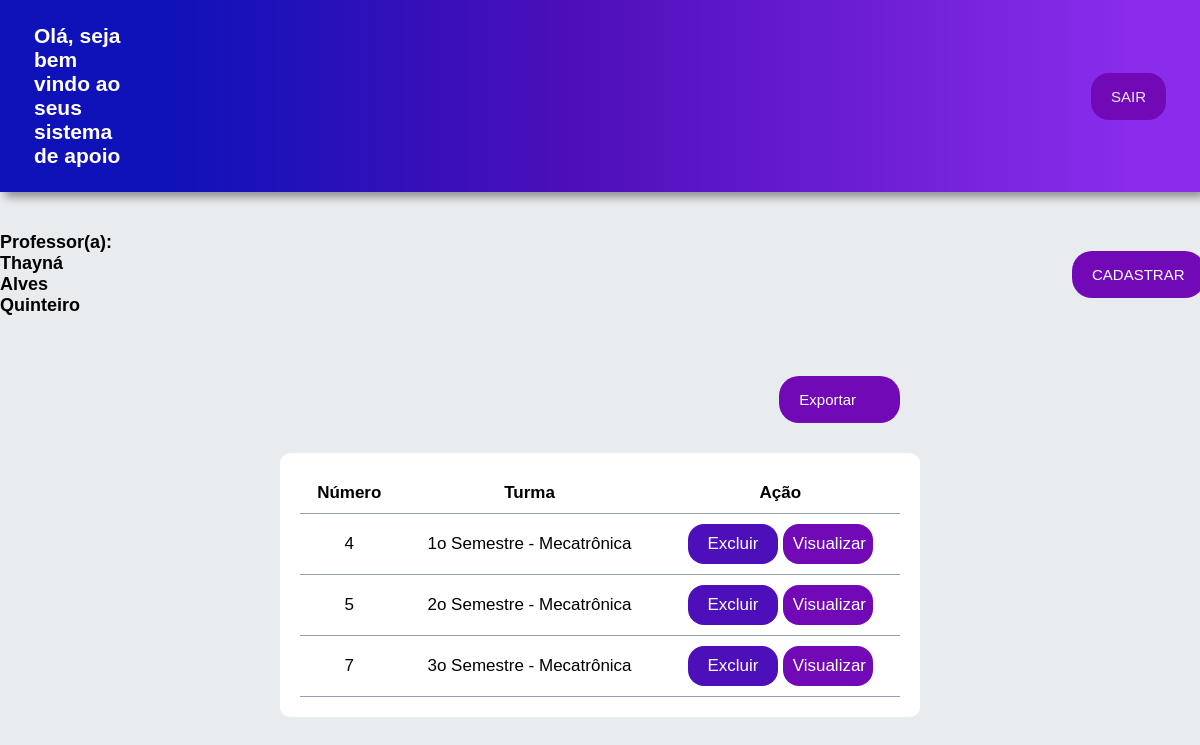
Page /lista_turma/4 on the earlier database version.
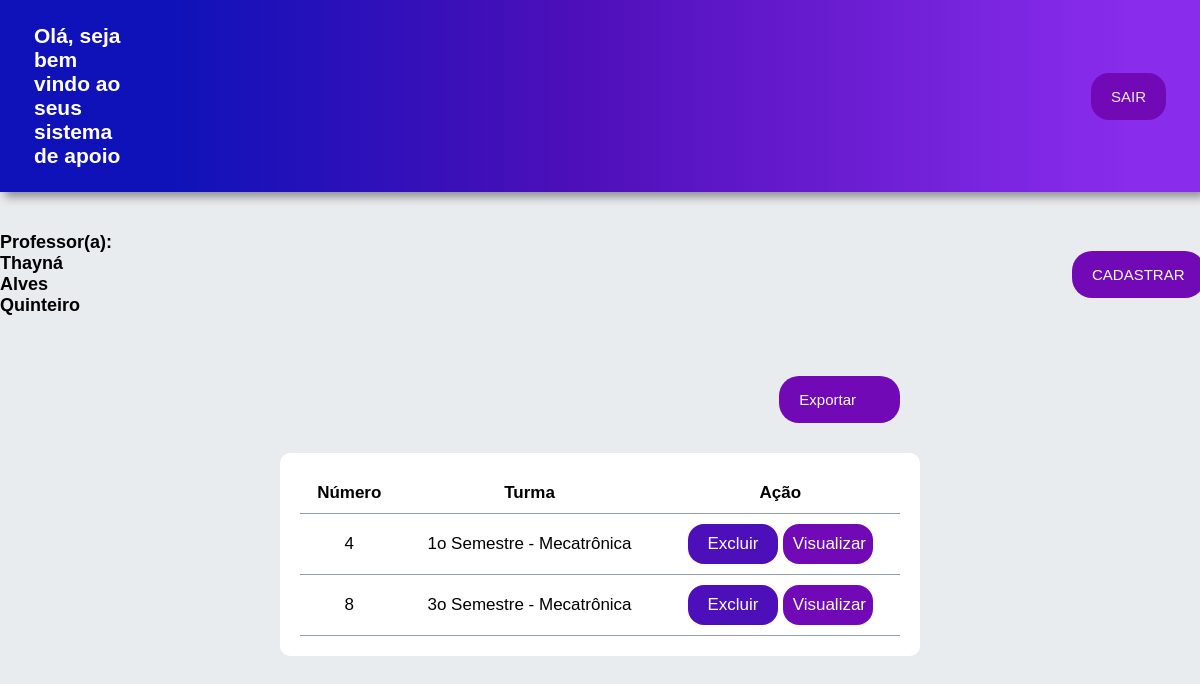
Same page on the later database version.
### App_Escola/models.py (models this page shows, shortened)
class Turma(models.Model):
    nome_turma = models.CharField(max_length=120)
    id_professor = models.ForeignKey(Professor, null=True, on_delete=models.PROTECT)

### App_Escola/views.py (the view)
# urls.py: path('lista_turma/<int:id_professor>', views.lista_turma, name='lista_turma'),
def lista_turma(request, id_professor):
    dados_professor = Professor.objects.filter(id=id_professor).values("nome", "id")
    usuario_logado = dados_professor[0]
    usuario_logado = usuario_logado['nome']
    id_logado = dados_professor[0]
    id_logado = id_logado['id']
    turmas_do_professor = Turma.objects.filter(id_professor=id_logado)
    return render(request, 'Page_professor.html',
                  {'usuario_logado': usuario_logado, 'turmas_do_professor': turmas_do_professor,
                   'id_logado': id_logado})

### App_Escola/templates/Page_professor.html (shortened to what this page needs)
{% load static %}
<!DOCTYPE html>
<html lang="pt-BR">
<head>
    <link rel="stylesheet" type="text/css" href="{% static 'css/professor.css' %}">
</head>
<body>
    <header>
        <nav>
            <div class="nav-bar">
                <h1>Olá, seja bem vindo ao seus sistema de apoio</h1>
                <button><a href="{% url 'sair' %}" style="text-decoration: none;color:#e9ecef;">SAIR</a></button>
            </div>
        </nav>
    </header>
    <main>
        <div class="titulos">
           <h3>Professor(a): {{usuario_logado}}</h3>
          <button type="submit" name="tela_cadastro"><a href="/cad_turma/{{id_logado}}" style="text-decoration: none; color: white;">CADASTRAR</a></button>
        </div>
        <div class="excel">
            <a href="{% url 'exportar_excel_turma' %}">
                <button>Exportar</button>
            </a>
        </div>
        <div class="tabela">
            <table>
                <tr>
                    <th>Número</th>
                    <th>Turma</th>
                    <th>Ação</th>
                </tr>
                {% for igs in turmas_do_professor %}
                <tr>
                    <td>{{igs.id}}</td>
                    <td>{{igs.nome_turma}}</td>
                    <td>
                        <button id="exclude"><a href = "{% url 'excluir_turma' id_turma=igs.id%}" style="text-decoration: none; color: white;">Excluir</a></button>
                        <button id="view"><a href="{% url 'lista_atividade' id_selecionado=igs.id %}" style="text-decoration: none; color: white;">Visualizar</a></button>
                    </td>
                </tr>
                {% endfor %}
            </table>
        </div>
    </main>
</body>
</body>
</html>

Differences in the rows shown:
removed Turma: id "5", nome_turma "2o Semestre - Mecatrônica"
removed Turma: id "7", nome_turma "3o Semestre - Mecatrônica"
added Turma: id "8", nome_turma "3o Semestre - Mecatrônica"
